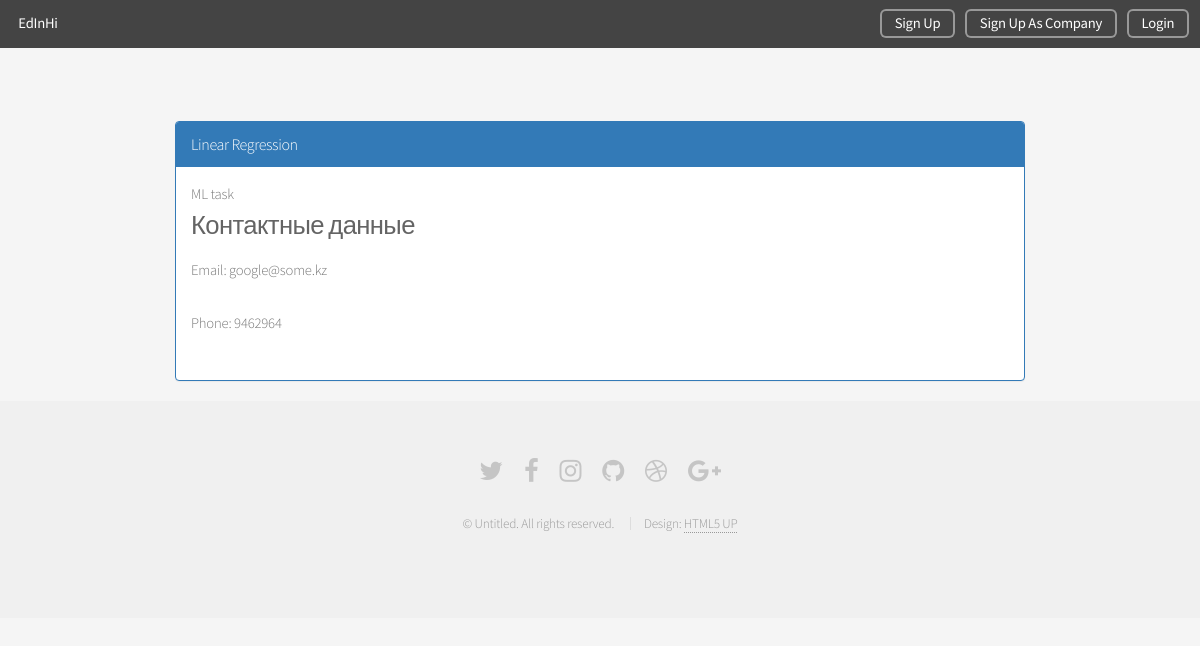
/task/company/1/, run on the app's committed database.
### tasks/models.py (models this page shows)
class CompanyTask(models.Model):
    name = models.CharField(max_length=200)
    comment_to_task = models.TextField()
    description = models.TextField()
    contact_email = models.EmailField()
    phone = models.CharField(max_length=20, null=True, blank=True)
    pub_date = models.DateTimeField('date published', default = timezone.now)

### tasks/views.py (the view)
# urls.py: url(r'^company/(?P<task_id>[0-9]+)/', views.company_task, name="ctask")
def company_task(request, task_id):
    task = get_object_or_404(CompanyTask, pk=task_id)
    return render(request, 'ctask/company_task.html', {'task':task})

### tasks/templates/ctask/company_task.html (shortened to what this page needs)
{%extends 'main_app/base.html' %}
{% load staticfiles %}
{% block content %}
<br><br><br><br><br>
<div class="container">
<div class="panel panel-primary">
  <div class="panel-heading">
    <h3 class="panel-title">{{ task.name }}</h3>
  </div>
  <div class="panel-body">
    {{ task.description|safe }}
    <h3><b>Контактные данные</b></h3>
    <p>Email: {{task.contact_email}}</p>
    <p>Phone: {{task.phone}} </p>
  </div>
</div>
</div>
{% endblock %}

### main_app/static/css/main.css (style rules this page uses)
html, body, div, span, applet, object, iframe, h1, h2, h3, h4, h5, h6, p, blockquote, pre, a, abbr, acronym, address, big, cite, code, del, dfn, em, img, ins, kbd, q, s, samp, small, strike, strong, sub, sup, tt, var, b, u, i, center, dl, dt, dd, ol, ul, li, fieldset, form, label, legend, table, caption, tbody, tfoot, thead, tr, th, td, article, aside, canvas, details, embed, figure, figcaption, footer, header, hgroup, menu, nav, output, ruby, section, summary, time, mark, audio, video { margin: 0; padding: 0; border: 0; font-size: 100%; font: inherit; vertical-align: baseline; }
body { line-height: 1; }
body { -webkit-text-size-adjust: none; }
*, *:before, *:after { -moz-box-sizing: border-box; -webkit-box-sizing: border-box; box-sizing: border-box; }
.container { margin-left: auto; margin-right: auto; }
.container { width: 60em; }
@media screen and (max-width: 1680px) { .container { width: 60em; } }
@media screen and (max-width: 1280px) { .container { width: 60em; } }
body { background: #f5f5f5; }
body, input, select, textarea { color: #777; font-family: "Source Sans Pro", sans-serif; font-size: 16pt; font-weight: 300; line-height: 1.65em; letter-spacing: -0.015em; }
strong, b { color: #646464; font-weight: 400; }
p { margin: 0 0 2em 0; }
h1, h2, h3, h4, h5, h6 { color: #646464; font-weight: 300; line-height: 1em; margin: 0 0 0.5em 0; }
h3 { font-size: 1.75em; line-height: 1.5em; letter-spacing: -0.025em; }
@media screen and (max-width: 1680px) { body, input, select, textarea { font-size: 13pt; } }
@media screen and (max-width: 1280px) { body, input, select, textarea { font-size: 11pt; } }

### data on the page
CompanyTask: name "Linear Regression", description "ML task", contact_email "google@some.kz", phone "9462964"
